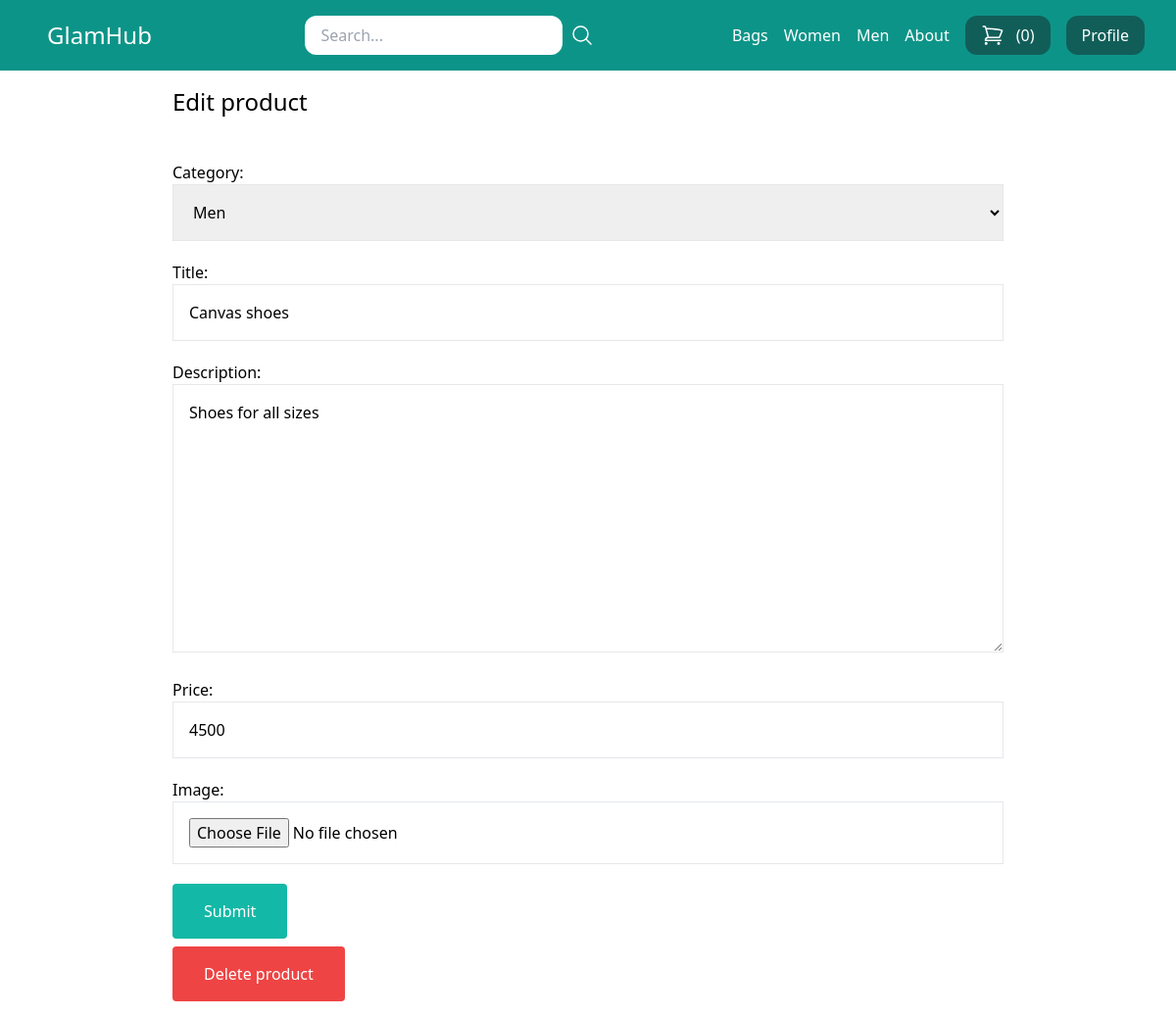
/my_store/edit_product/12/ (signed in), run on the app's committed database.
### store/models.py (models this page shows, shortened)
class Category(models.Model):
    title = models.CharField(max_length=50)
    slug = models.SlugField(max_length=50)
    class Meta:
        verbose_name_plural = 'Categories'
    def __str__(self):
        return self.title

class Product(models.Model):
    DRAFT = 'draft'
    WAITING_APPROVAL = 'waiting_approval'
    ACTIVE = 'active'
    DELETED = 'deleted'
    STATUS_CHOICES = (
        (DRAFT, 'Draft'),
        (WAITING_APPROVAL, 'Waiting approval'),
        (ACTIVE, 'Active'),
        (DELETED, 'Deleted'),
    )
    user = models.ForeignKey(User, related_name='products', on_delete=models.CASCADE)
    category = models.ForeignKey(Category, related_name='products', on_delete=models.CASCADE)
    title = models.CharField(max_length=50)
    slug = models.SlugField(max_length=50)
    description = models.TextField(blank=True)
    price = models.IntegerField()
    image = models.ImageField(upload_to='uploads/product_images', blank=True, null=True)
    thumbnail = models.ImageField(upload_to='uploads/product_thumbnails', blank=True, null=True)
    created_at = models.DateTimeField(auto_now_add=True)
    updated_at = models.DateTimeField(auto_now=True)
    status = models.CharField(max_length=50, choices=STATUS_CHOICES, default=ACTIVE)
    class Meta:
        ordering = ['-created_at', ]

### userprofile/views.py (the view)
# urls.py: path('my_store/edit_product/<int:pk>/', views.edit_product, name='edit_product'),
@login_required
def edit_product(request, pk):
    product = Product.objects.filter(user=request.user).get(pk=pk)
    if request.method == 'POST':
        form = ProductForm(request.POST, request.FILES, instance=product)
        if form.is_valid():
            form.save()
            messages.success(request, "The product has been edited successfully!.")
            return redirect('my_store')
    else:
        form = ProductForm(instance=product)
    return render(request, 'userprofile/product_form.html', {
        'title': 'Edit product',
        'product': product,
        'form': form
    })

### store/forms.py
class ProductForm(forms.ModelForm):
    class Meta:
        model = Product
        fields = ('category', 'title', 'description', 'price', 'image',)
        widgets = {
            'category': forms.Select(attrs={'class': 'w-full p-4 border border-gray-200'}),
            'title': forms.TextInput(attrs={'class': 'w-full p-4 border border-gray-200'}),
            'description': forms.Textarea(attrs={'class': 'w-full p-4 border border-gray-200'}),
            'price': forms.NumberInput(attrs={'class': 'w-full p-4 border border-gray-200'}),
            'image': forms.FileInput(attrs={'class': 'w-full p-4 border border-gray-200'}),
        }

### store/cart.py (called while the page is built)
    def __len__(self):
        return sum(item['quantity'] for item in self.cart.values())

### store/context_processors.py (called while the page is built)
def cart(request):
    return {'cart': Cart(request)}

### store/templatetags/menu.py (called while the page is built)
@register.inclusion_tag('core/menu.html')
def menu():
    categories = Category.objects.all()
    return {'categories': categories}

### templates/userprofile/product_form.html (shortened to what this page needs)
{% extends 'core/base.html' %}
{% block content %}
    <h1 class="text-2xl">{{ title }}</h1>
    <form method="post" action="." enctype="multipart/form-data" class="space-y-5">
    {{ form.as_p }}
    <button class="mt-6 py-4 px-8 bg-teal-500 text-white hover:bg-teal-800 rounded">Submit</button>
    </form>
    {% if product %}
        <a href="{% url 'delete_product' product.id %}" class="mt-2 inline-block py-4 px-8 bg-red-500 text-white rounded">Delete product</a>
    {% endif %}
{% endblock %}

### templates/core/menu.html
{% for category in categories %}
    <a href="{% url 'category_detail' category.slug %}" class="text-white">{{ category.title }}</a>
{% endfor %}
<a href="{% url 'about' %}" class="text-white">About</a>

### data on the page
Category: title "Bags", title "Canvas shoes"
Category: title "Women"
Category: title "Men"
Product: category "Men", description "Shoes for all sizes", price "4500"

### other printed values
{{ cart|length }} "0"
{{ title }} "Edit product"
